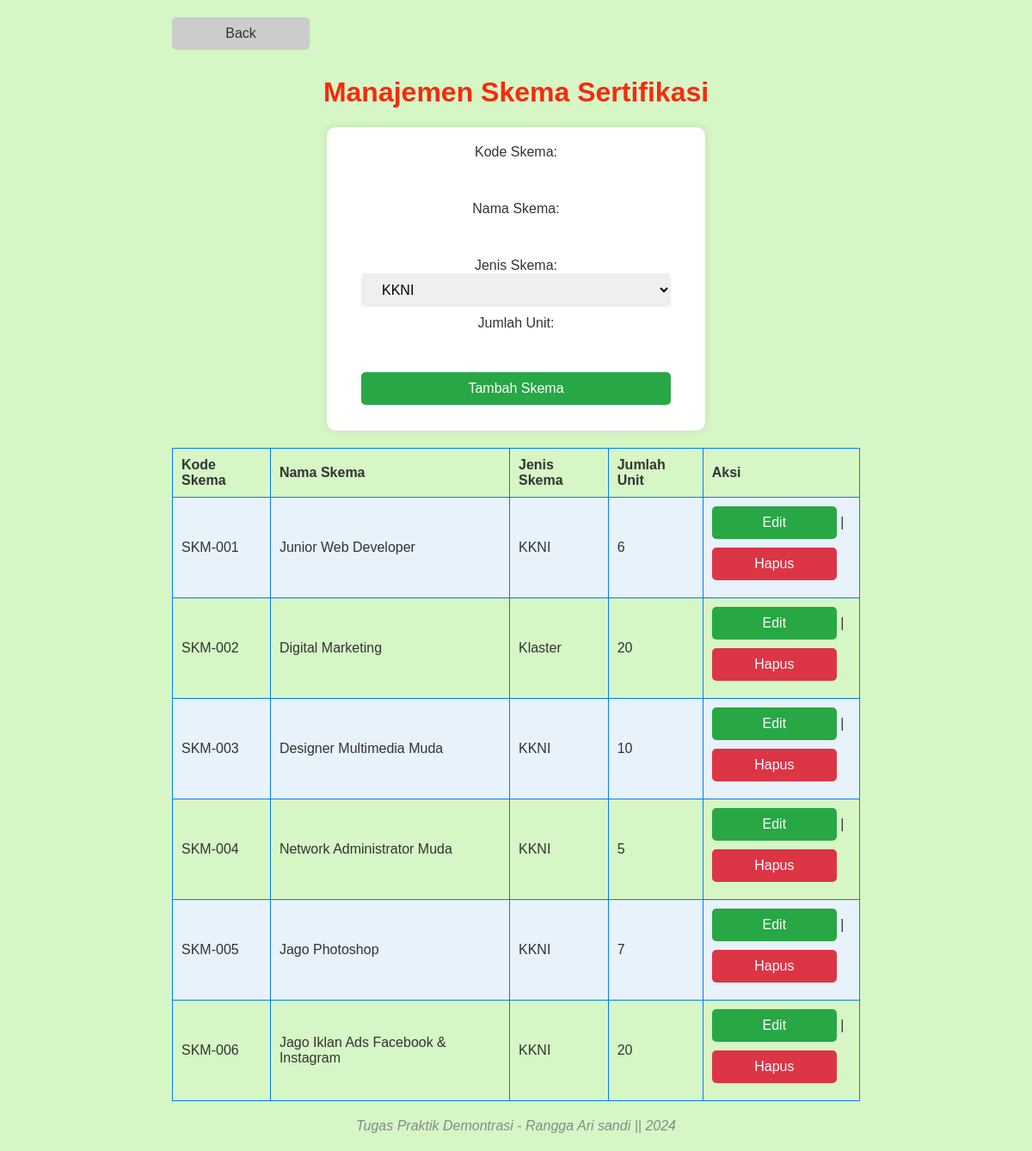
Screenshot of /sertifikasi.php with the database file from the repository.
### tables this page shows
CREATE TABLE `skema` (
  `Kd_skema` varchar(10) NOT NULL,
  `Nm_skema` varchar(50) DEFAULT NULL,
  `Jenis` varchar(10) DEFAULT NULL,
  `Jml_unit` int(11) DEFAULT NULL
);

### sertifikasi.php (the view, shortened to what this page needs)
<!DOCTYPE html>
<html lang="en">
<head>
</head>
<body>
    <a href="home.php"><button class="back">Back</button></a>
    <h1>Manajemen Skema Sertifikasi</h1>
    <div class="form-table-container">
        <form action="proses_tambah_skema.php" method="POST">
            <label for="kd_skema">Kode Skema:</label>
            <input type="text" id="kd_skema" name="kd_skema" required>
            <label for="nm_skema">Nama Skema:</label>
            <input type="text" id="nm_skema" name="nm_skema" required>
            <label for="jenis">Jenis Skema:</label>
            <select id="jenis" name="jenis" required>
                <option value="KKNI">KKNI</option>
            </select>
            <label for="jml_unit">Jumlah Unit:</label>
            <input type="number" id="jml_unit" name="jml_unit" required>
            <button type="submit" class="add">Tambah Skema</button>
        </form>
    </div>
    <table border='1'>
        <tr>
            <th>Kode Skema</th>
            <th>Nama Skema</th>
            <th>Jenis Skema</th>
            <th>Jumlah Unit</th>
            <th>Aksi</th>
        </tr>
        <?php
        include 'koneksi.php';
        $sql = "SELECT * FROM Skema";
        $result = $conn->query($sql);
        if ($result->num_rows > 0) {
            while($row = $result->fetch_assoc()) {
                echo "<tr>
                        <td>".$row["Kd_skema"]."</td>
                        <td>".$row["Nm_skema"]."</td>
                        <td>".$row["Jenis"]."</td>
                        <td>".$row["Jml_unit"]."</td>
                        <td>
                            <a href='edit_skema.php?kd_skema=".$row["Kd_skema"]."'><button class='edit'>Edit</button></a> |
                            <a href='proses_hapus_skema.php?kd_skema=".$row["Kd_skema"]."'><button class='delete'>Hapus</button></a>
                        </td>
                    </tr>";
            }
        } else {
            echo "<tr><td colspan='5'>Tidak ada data skema</td></tr>";
        }
        ?>
    </table>
    <footer>
            Tugas Praktik Demontrasi - Rangga Ari sandi || 2024
    </footer>
</body>
</html>

### sertifikasi.php (style rules this page uses)
body { background-color: #D6F6C6; font-family: Arial, sans-serif; color: #333; max-width: 800px; margin: 0 auto; padding: 20px; }
h1 { color: #F72A0A; text-align: center; }
table { width: 100%; border-collapse: collapse; margin-bottom: 20px; }
table, th, td { border: 1px solid #007bff; }
th, td { padding: 10px; text-align: left; }
tr:nth-child(even) { background-color: #e7f2fa; }
form { margin-bottom: 20px; text-align: center; max-width: 400px; margin: 0 auto; background-color: #fff; padding: 20px; border-radius: 10px; box-shadow: 0px 0px 10px rgba(0, 0, 0, 0.1); }
input[type="text"], input[type="number"], select, button { padding: 10px 20px; margin-bottom: 10px; border: none; border-radius: 5px; cursor: pointer; font-size: 16px; width: 90%; }
button { color: white; border-radius: 5px; }
button.back { background-color: #ccc; color: #333; width: 20%; }
button.add { background-color: #28a745; }
button.edit { background-color: #28a745; }
button.delete { background-color: #dc3545; }
a { color: #007bff; text-decoration: none; }
.form-table-container { margin-bottom: 20px; }
footer { text-align: center; margin-top: 20px; font-style: italic; color: #888; }

### rows the page displays
skema: Kd_skema "SKM-001", Nm_skema "Junior Web Developer", Jenis "KKNI", Jml_unit "6"
skema: Kd_skema "SKM-002", Nm_skema "Digital Marketing", Jenis "Klaster", Jml_unit "20"
skema: Kd_skema "SKM-003", Nm_skema "Designer Multimedia Muda", Jenis "KKNI", Jml_unit "10"
skema: Kd_skema "SKM-004", Nm_skema "Network Administrator Muda", Jenis "KKNI", Jml_unit "5"
skema: Kd_skema "SKM-005", Nm_skema "Jago Photoshop", Jenis "KKNI", Jml_unit "7"
skema: Kd_skema "SKM-006", Nm_skema "Jago Iklan Ads Facebook & Instagram", Jenis "KKNI", Jml_unit "20"
